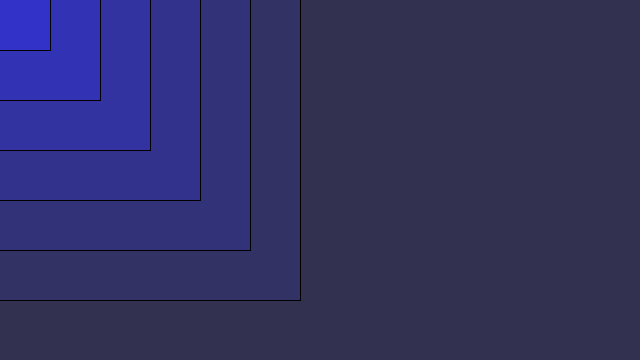
Frame 1 (no input)
Frame 60 (the mouse pressed at the canvas centre just before this capture): identical to frame 1, image omitted
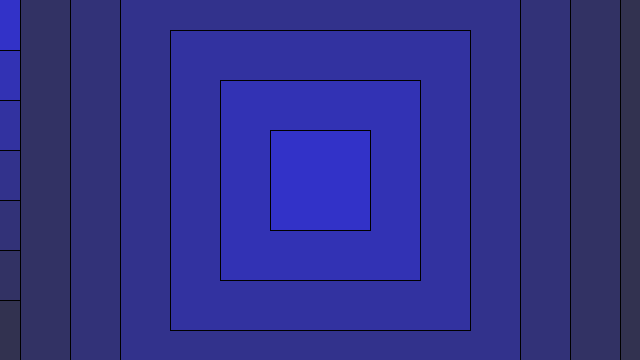
Frame 120 (the mouse held since frame 60 and released just before this capture)

The Processing sketch that drew these frames (run headless with seeded random() and noise(); from frame 60 on, the mouse is pressed at the canvas centre):

// Processing sketch: sketch_practice_01
// ── sketch_practice_01.pde
/*
int square1 = 100;
int square2 = 200;
int square3 = 300;
int square4 = 400;
int square5 = 500;
int square6 = 600;

void setup() {
  size(640, 360);
  background(50, 50, 80);
}

void draw() {
  rectMode(CENTER);

  fill(50, 50, 100);
  rect(width/2, height/2, square6, square6);

  fill(50, 50, 120);
  rect(width/2, height/2, square5, square5);

  fill(50, 50, 140);
  rect(width/2, height/2, square4, square4);

  fill(50, 50, 160);
  rect(width/2, height/2, square3, square3);

  fill(50, 50, 180);
  rect(width/2, height/2, square2, square2);

  fill(50, 50, 200);
  rect(width/2, height/2, square1, square1);
}
*/


int square1 = 100;
int square2 = 200;
int square3 = 300;
int square4 = 400;
int square5 = 500;
int square6 = 600;

void setup() {
  size(640, 360);
  background(50, 50, 80);
}

void draw() {
  rectMode(CENTER);

  fill(50, 50, 100);
  rect(mouseX, mouseY, square6, square6);

  fill(50, 50, 120);
  rect(mouseX, mouseY, square5, square5);

  fill(50, 50, 140);
  rect(mouseX, mouseY, square4, square4);

  fill(50, 50, 160);
  rect(mouseX, mouseY, square3, square3);

  fill(50, 50, 180);
  rect(mouseX, mouseY, square2, square2);

  fill(50, 50, 200);
  rect(mouseX, mouseY, square1, square1);
}
